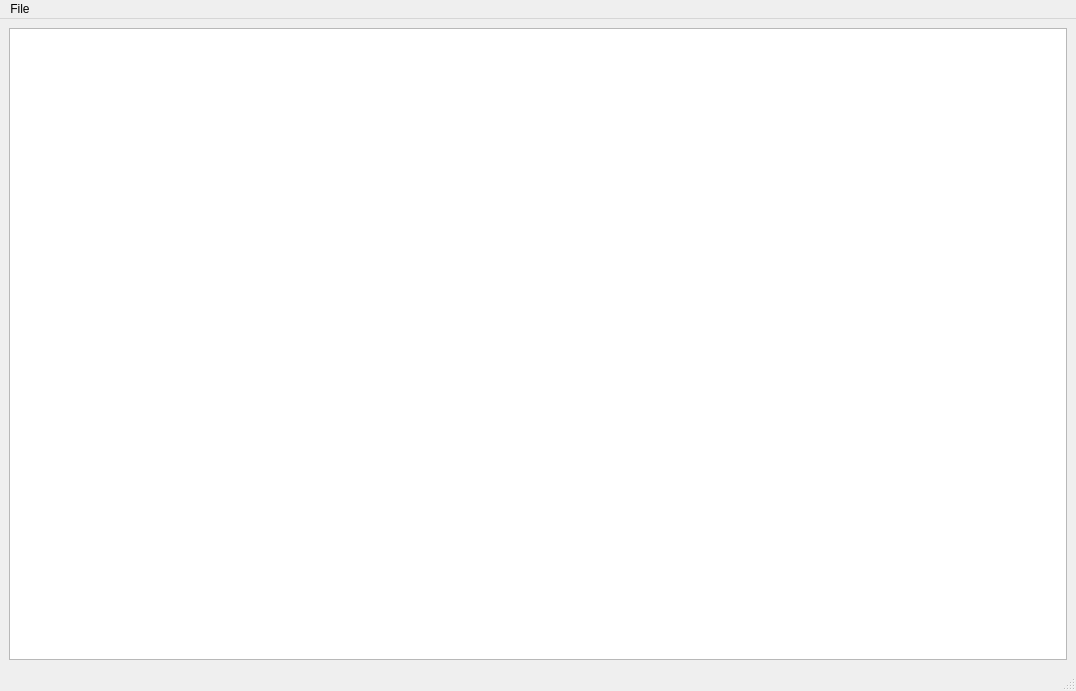
<?xml version="1.0" encoding="UTF-8"?>
<ui version="4.0">
 <class>MainWindow</class>
 <widget class="QMainWindow" name="MainWindow">
  <property name="geometry">
   <rect>
    <x>0</x>
    <y>0</y>
    <width>1076</width>
    <height>691</height>
   </rect>
  </property>
  <property name="windowTitle">
   <string>MainWindow</string>
  </property>
  <widget class="QWidget" name="centralwidget">
   <layout class="QVBoxLayout" name="verticalLayout_2">
    <item>
     <layout class="QVBoxLayout" name="verticalLayout"/>
    </item>
    <item>
     <widget class="QTextBrowser" name="textBrowser"/>
    </item>
   </layout>
  </widget>
  <widget class="QMenuBar" name="menubar">
   <property name="geometry">
    <rect>
     <x>0</x>
     <y>0</y>
     <width>1076</width>
     <height>46</height>
    </rect>
   </property>
   <widget class="QMenu" name="menuFile">
    <property name="title">
     <string>File</string>
    </property>
    <addaction name="actionOpen"/>
    <addaction name="actionExit"/>
   </widget>
   <addaction name="menuFile"/>
  </widget>
  <widget class="QStatusBar" name="statusbar"/>
  <action name="actionOpen">
   <property name="text">
    <string>Open</string>
   </property>
  </action>
  <action name="actionExit">
   <property name="text">
    <string>Exit</string>
   </property>
  </action>
 </widget>
 <resources/>
 <connections/>
</ui>
